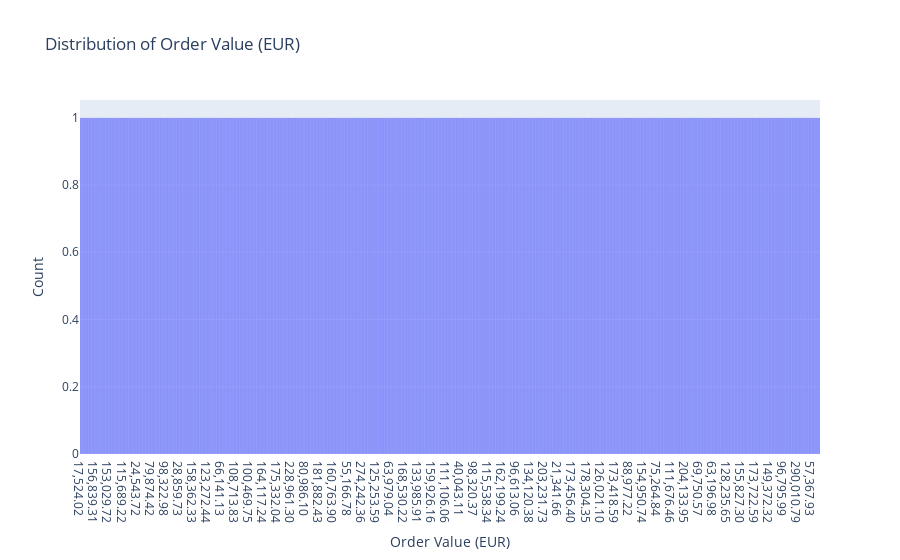

Notebook cell for this chart:
### Markdown cell above
#### **Explanation: Distribution of Order Value**
- **Why:** ```To understand the distribution of the sales amounts.```
- **What it Represents:** ```It helps identify patterns, outliers, and the overall range of order values in the dataset.```

### Code cell
# Distribution of Order Value
fig_order_value = px.histogram(df_pandas, x="order_value_EUR", nbins=30, title="Distribution of Order Value (EUR)")
fig_order_value.update_layout(xaxis_title='Order Value (EUR)', yaxis_title='Count')
fig_order_value.show()

### Figure 1 — Plotly figure (JSON) as saved in the notebook; plotly's stock layout.template omitted (floating-point values rounded to 4 significant figures; data arrays with more than 128 entries replaced by an {"elided": "..."} marker saying what was removed)
{"data": [{"alignmentgroup": "True", "bingroup": "x", "hovertemplate": "order_value_EUR=%{x}<br>count=%{y}<extra></extra>", "legendgroup": "", "marker": {"color": "#636efa", "pattern": {"shape": ""}}, "name": "", "nbinsx": 30, "offsetgroup": "", "orientation": "v", "showlegend": false, "type": "histogram", "x": {"elided": "1000 str values"}, "xaxis": "x", "yaxis": "y"}], "layout": {"barmode": "relative", "legend": {"tracegroupgap": 0}, "title": {"text": "Distribution of Order Value (EUR)"}, "xaxis": {"anchor": "y", "domain": [0, 1], "title": {"text": "Order Value (EUR)"}}, "yaxis": {"anchor": "x", "domain": [0, 1], "title": {"text": "Count"}}}}
